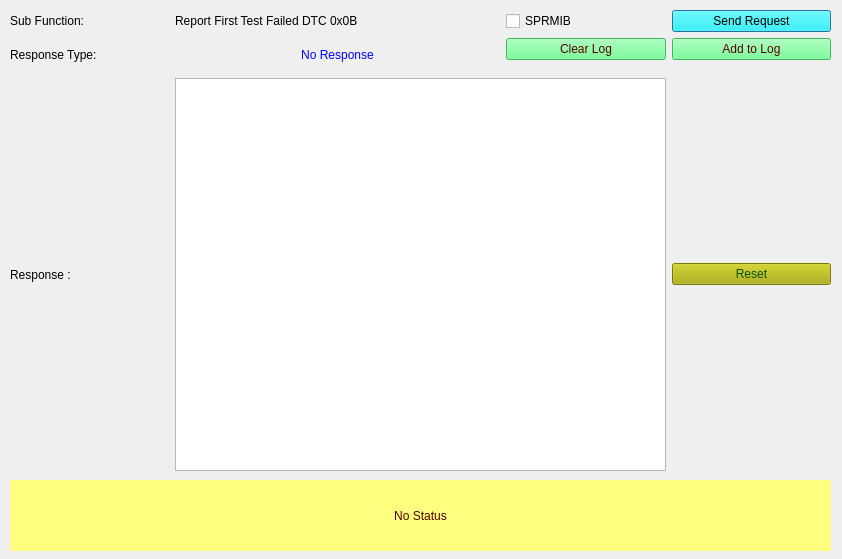
<?xml version="1.0" encoding="UTF-8"?>
<ui version="4.0">
 <class>Form_SID_19_0B</class>
 <widget class="QDialog" name="Form_SID_19_0B">
  <property name="geometry">
   <rect>
    <x>0</x>
    <y>0</y>
    <width>842</width>
    <height>559</height>
   </rect>
  </property>
  <property name="windowTitle">
   <string>Report First Test Failed DTC</string>
  </property>
  <widget class="QLabel" name="label_status">
   <property name="geometry">
    <rect>
     <x>10</x>
     <y>480</y>
     <width>821</width>
     <height>71</height>
    </rect>
   </property>
   <property name="styleSheet">
    <string notr="true">background-color: rgb(255, 255, 127);
color: rgb(85, 0, 0);
border-color: rgb(0, 0, 255);</string>
   </property>
   <property name="text">
    <string>No Status</string>
   </property>
   <property name="alignment">
    <set>Qt::AlignCenter</set>
   </property>
   <property name="wordWrap">
    <bool>true</bool>
   </property>
  </widget>
  <widget class="QWidget" name="layoutWidget">
   <property name="geometry">
    <rect>
     <x>10</x>
     <y>10</y>
     <width>821</width>
     <height>461</height>
    </rect>
   </property>
   <layout class="QGridLayout" name="gridLayout_2">
    <property name="sizeConstraint">
     <enum>QLayout::SetNoConstraint</enum>
    </property>
    <item row="0" column="0">
     <widget class="QLabel" name="label_subFunction">
      <property name="text">
       <string>Sub Function:</string>
      </property>
     </widget>
    </item>
    <item row="5" column="0">
     <widget class="QLabel" name="label_4">
      <property name="text">
       <string>Response : </string>
      </property>
     </widget>
    </item>
    <item row="2" column="0" rowspan="3">
     <widget class="QLabel" name="label_5">
      <property name="text">
       <string>Response Type: </string>
      </property>
     </widget>
    </item>
    <item row="0" column="1" colspan="2">
     <widget class="QLabel" name="subFunction_Name">
      <property name="text">
       <string>Report First Test Failed DTC 0x0B</string>
      </property>
     </widget>
    </item>
    <item row="0" column="3">
     <widget class="QCheckBox" name="checkBox_suppressposmsg">
      <property name="toolTip">
       <string>If selected then Suppress Positive Response Message Indication bit will be set in Subfunction</string>
      </property>
      <property name="text">
       <string>SPRMIB</string>
      </property>
     </widget>
    </item>
    <item row="0" column="4">
     <widget class="QPushButton" name="pushButton_Send19_0BReq">
      <property name="toolTip">
       <string>&lt;html&gt;&lt;head/&gt;&lt;body&gt;&lt;p&gt;Sends the 19 service subfunction 0B request to ECU&lt;/p&gt;&lt;/body&gt;&lt;/html&gt;</string>
      </property>
      <property name="styleSheet">
       <string notr="true">background-color: rgb(0, 255, 255);
border-color: rgb(0, 0, 0);
color: rgb(0, 0, 0);</string>
      </property>
      <property name="text">
       <string>Send Request</string>
      </property>
     </widget>
    </item>
    <item row="5" column="1" colspan="3">
     <widget class="QTextBrowser" name="textBrowser_Resp"/>
    </item>
    <item row="5" column="4">
     <widget class="QPushButton" name="pushButton_reset">
      <property name="styleSheet">
       <string notr="true">background-color: rgb(170, 170, 0);
font: 75 8pt &quot;MS Shell Dlg 2&quot;;
color: rgb(0, 85, 0);</string>
      </property>
      <property name="text">
       <string>Reset</string>
      </property>
     </widget>
    </item>
    <item row="2" column="1" rowspan="3" colspan="2">
     <widget class="QLabel" name="label_ResType">
      <property name="autoFillBackground">
       <bool>false</bool>
      </property>
      <property name="styleSheet">
       <string notr="true">color: rgb(0, 0, 255);</string>
      </property>
      <property name="text">
       <string>No Response</string>
      </property>
      <property name="alignment">
       <set>Qt::AlignCenter</set>
      </property>
     </widget>
    </item>
    <item row="2" column="4">
     <widget class="QPushButton" name="pushButton_appendLog">
      <property name="styleSheet">
       <string notr="true">background-color: rgb(85, 255, 127);
color: rgb(85, 0, 0);</string>
      </property>
      <property name="text">
       <string>Add to Log</string>
      </property>
     </widget>
    </item>
    <item row="2" column="3">
     <widget class="QPushButton" name="pushButton_clearLog">
      <property name="styleSheet">
       <string notr="true">background-color: rgb(85, 255, 127);
color: rgb(85, 0, 0);</string>
      </property>
      <property name="text">
       <string>Clear Log</string>
      </property>
     </widget>
    </item>
   </layout>
  </widget>
 </widget>
 <resources/>
 <connections/>
</ui>
